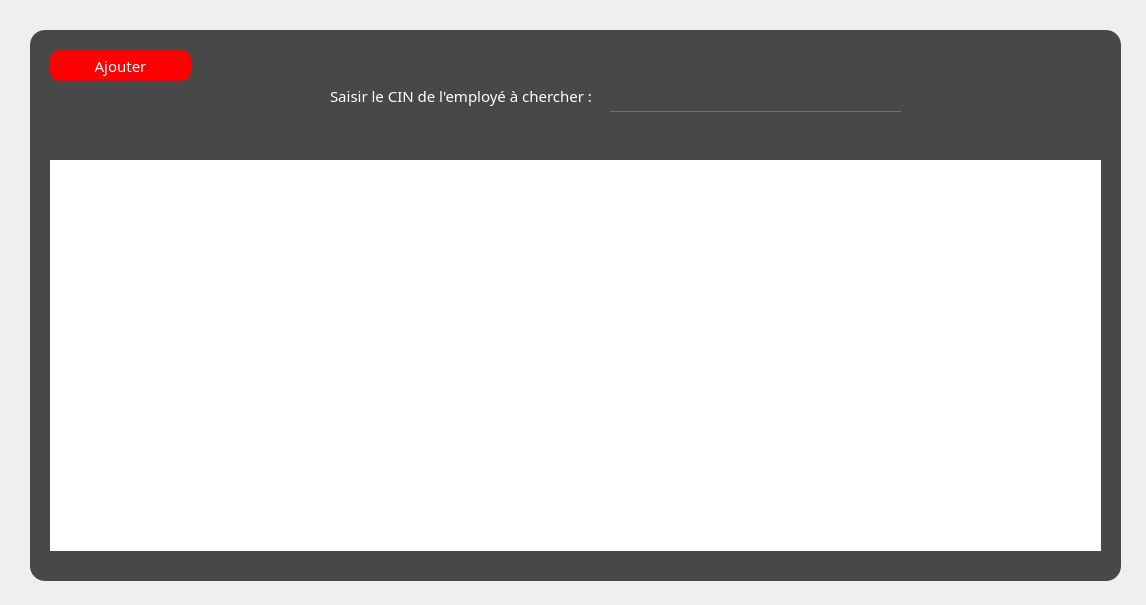
<?xml version="1.0" encoding="UTF-8"?>
<ui version="4.0">
 <class>Employe</class>
 <widget class="QDialog" name="Employe">
  <property name="geometry">
   <rect>
    <x>0</x>
    <y>0</y>
    <width>1146</width>
    <height>605</height>
   </rect>
  </property>
  <property name="windowTitle">
   <string>Hotel</string>
  </property>
  <property name="windowIcon">
   <iconset resource="image.qrc">
    <normaloff>:/projetimages/projetimages/e.png</normaloff>:/projetimages/projetimages/e.png</iconset>
  </property>
  <property name="styleSheet">
   <string notr="true">QTableView {
selection-background-color:red;
border-radius:15px;
}

QDialog{
		background-image: url(:/projetimages/projetimages/a.jpg);
}
*{
font-family:centry gothlic ;
font-size:15px;
}
QWidget#widget{

background:rgba(0,0,0,0.7);
border-radius:15px;
}
QPushButton
 {
     background-color: red;

     border-radius: 10px;

 }
#label{color:white;}
QPushButton
{
color:white;

border-raduis:15px;
}
QLineEdit
{
background:transparent;
border:none;
color:#717072;
border-bottom:1px solid #717072;
}
QPushButton:hover
{

	color: white;
border-radius:15px;
background:rgb(255, 85, 127);
}</string>
  </property>
  <widget class="QWidget" name="widget" native="true">
   <property name="geometry">
    <rect>
     <x>30</x>
     <y>30</y>
     <width>1091</width>
     <height>551</height>
    </rect>
   </property>
   <widget class="QTableView" name="tableViewEmploye">
    <property name="geometry">
     <rect>
      <x>20</x>
      <y>130</y>
      <width>1051</width>
      <height>391</height>
     </rect>
    </property>
   </widget>
   <widget class="QPushButton" name="ajouteremp_btn">
    <property name="geometry">
     <rect>
      <x>20</x>
      <y>20</y>
      <width>141</width>
      <height>31</height>
     </rect>
    </property>
    <property name="focusPolicy">
     <enum>Qt::NoFocus</enum>
    </property>
    <property name="text">
     <string>Ajouter</string>
    </property>
   </widget>
   <widget class="QLabel" name="label">
    <property name="geometry">
     <rect>
      <x>300</x>
      <y>40</y>
      <width>271</width>
      <height>51</height>
     </rect>
    </property>
    <property name="text">
     <string>Saisir le CIN de l'employé à chercher :</string>
    </property>
   </widget>
   <widget class="QLineEdit" name="cheremployeadmin_txt">
    <property name="geometry">
     <rect>
      <x>580</x>
      <y>60</y>
      <width>291</width>
      <height>22</height>
     </rect>
    </property>
   </widget>
  </widget>
 </widget>
 <resources>
  <include location="image.qrc"/>
 </resources>
 <connections/>
</ui>
